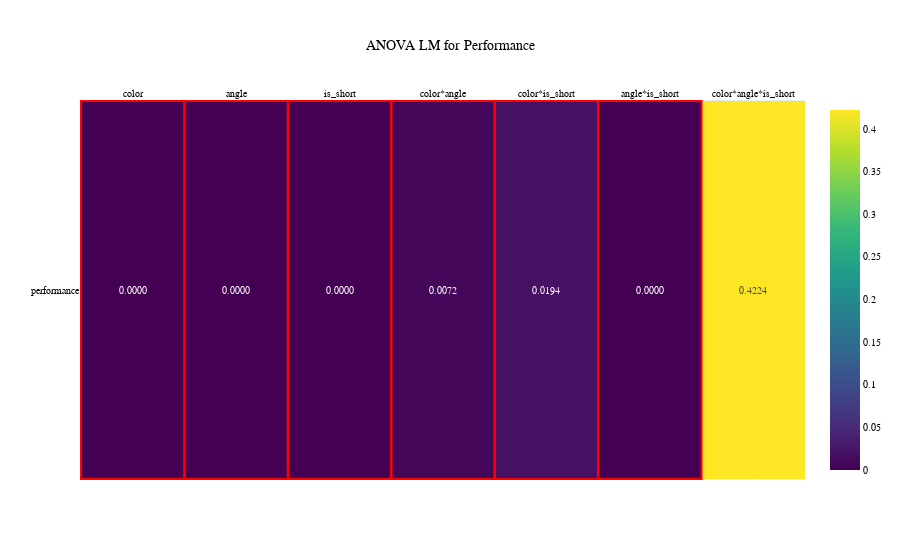

The notebook cell this image was saved under:
### Code cell
# deps = ["performance", "saccad_toward_distractor", "reaction_time", "distractor_presense_on_incorrect_trials"]
performance_df = events_df.copy()
deps = ["performance"]
indeps = ["color", "angle", "is_short", "color*angle", "color*is_short", "angle*is_short", "color*angle*is_short"]

f_values, p_values = [], []

for dependent in deps:
    formula = f"{dependent} ~ C(color, Sum) * C(angle, Sum) * C(is_short, Sum)"
    res = ols(formula, data=performance_df).fit()
    anova_table = anova_lm(res)
    f_values.append(np.round(anova_table['F'].values[:-1], 4))
    p_values.append(anova_table['PR(>F)'].values[:-1])

p_values_df = pd.DataFrame(p_values, index=deps, columns=indeps)
significance_df = (p_values_df < 0.05).astype(int)
fig = px.imshow(p_values_df, title="ANOVA LM for Performance", x=indeps, y=deps, color_continuous_scale='Viridis', aspect="auto")
fig.update_traces(text=p_values_df.values, texttemplate="%{text:.4f}")
fig.update_xaxes(side="top")
fig.update_layout(
    title_x=0.5,
    font=my_font,
)

# red rectangles for significant effects
for i, dep in enumerate(deps):
    for j, indep in enumerate(indeps):
        if significance_df.iloc[i, j] == 1:
            fig.add_shape(type="rect",
                          x0=j - 0.5, x1=j + 0.5,
                          y0=i - 0.5, y1=i + 0.5,
                          line=dict(color="red", width=2))

fig.update_xaxes(side="top")
fig.update_layout(
    title_x=0.5,
    font=my_font,
)

fig.show()
anova_bytes = fig.to_image(format="png", width=1000, height=300)
# display(significance_df)

### Figure 1 — Plotly figure (JSON) as saved in the notebook; plotly's stock layout.template omitted (floating-point values rounded to 4 significant figures)
{"data": [{"coloraxis": "coloraxis", "hovertemplate": "x: %{x}<br>y: %{y}<br>color: %{z}<extra></extra>", "name": "0", "text": [[3.776e-06, 0, 8.884e-56, 0.007177, 0.01942, 2.978e-47, 0.4224]], "texttemplate": "%{text:.4f}", "type": "heatmap", "x": ["color", "angle", "is_short", "color*angle", "color*is_short", "angle*is_short", "color*angle*is_short"], "xaxis": "x", "y": ["performance"], "yaxis": "y", "z": [[3.776e-06, 0, 8.884e-56, 0.007177, 0.01942, 2.978e-47, 0.4224]]}], "layout": {"autosize": true, "coloraxis": {"colorscale": [[0, "#440154"], [0.1111, "#482878"], [0.2222, "#3e4989"], [0.3333, "#31688e"], [0.4444, "#26828e"], [0.5556, "#1f9e89"], [0.6667, "#35b779"], [0.7778, "#6ece58"], [0.8889, "#b5de2b"], [1, "#fde725"]]}, "font": {"color": "black", "family": "Vazir", "size": 10}, "shapes": [{"line": {"color": "red", "width": 2}, "type": "rect", "x0": -0.5, "x1": 0.5, "y0": -0.5, "y1": 0.5}, {"line": {"color": "red", "width": 2}, "type": "rect", "x0": 0.5, "x1": 1.5, "y0": -0.5, "y1": 0.5}, {"line": {"color": "red", "width": 2}, "type": "rect", "x0": 1.5, "x1": 2.5, "y0": -0.5, "y1": 0.5}, {"line": {"color": "red", "width": 2}, "type": "rect", "x0": 2.5, "x1": 3.5, "y0": -0.5, "y1": 0.5}, {"line": {"color": "red", "width": 2}, "type": "rect", "x0": 3.5, "x1": 4.5, "y0": -0.5, "y1": 0.5}, {"line": {"color": "red", "width": 2}, "type": "rect", "x0": 4.5, "x1": 5.5, "y0": -0.5, "y1": 0.5}], "title": {"text": "ANOVA LM for Performance", "x": 0.5}, "xaxis": {"anchor": "y", "autorange": true, "domain": [0, 1], "range": [-0.5065, 6.5], "side": "top", "type": "category"}, "yaxis": {"anchor": "x", "autorange": true, "domain": [0, 1], "range": [0.5056, -0.5056], "type": "category"}}}
